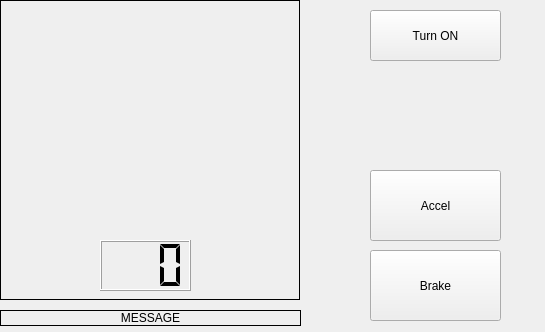
<?xml version="1.0" encoding="UTF-8"?>
<ui version="4.0">
 <class>Form</class>
 <widget class="QWidget" name="Form">
  <property name="geometry">
   <rect>
    <x>0</x>
    <y>0</y>
    <width>545</width>
    <height>332</height>
   </rect>
  </property>
  <property name="windowTitle">
   <string>Form</string>
  </property>
  <widget class="QPushButton" name="system">
   <property name="geometry">
    <rect>
     <x>370</x>
     <y>10</y>
     <width>131</width>
     <height>51</height>
    </rect>
   </property>
   <property name="text">
    <string>Turn ON</string>
   </property>
   <property name="checkable">
    <bool>true</bool>
   </property>
   <property name="checked">
    <bool>false</bool>
   </property>
  </widget>
  <widget class="QPushButton" name="accel">
   <property name="geometry">
    <rect>
     <x>370</x>
     <y>170</y>
     <width>131</width>
     <height>71</height>
    </rect>
   </property>
   <property name="text">
    <string>Accel</string>
   </property>
  </widget>
  <widget class="QPushButton" name="brake">
   <property name="geometry">
    <rect>
     <x>370</x>
     <y>250</y>
     <width>131</width>
     <height>71</height>
    </rect>
   </property>
   <property name="text">
    <string>Brake</string>
   </property>
  </widget>
  <widget class="QLabel" name="draw">
   <property name="geometry">
    <rect>
     <x>0</x>
     <y>0</y>
     <width>300</width>
     <height>300</height>
    </rect>
   </property>
   <property name="autoFillBackground">
    <bool>false</bool>
   </property>
   <property name="frameShape">
    <enum>QFrame::Box</enum>
   </property>
   <property name="text">
    <string/>
   </property>
  </widget>
  <widget class="QLabel" name="msg">
   <property name="geometry">
    <rect>
     <x>0</x>
     <y>310</y>
     <width>301</width>
     <height>16</height>
    </rect>
   </property>
   <property name="frameShape">
    <enum>QFrame::Box</enum>
   </property>
   <property name="text">
    <string>MESSAGE</string>
   </property>
   <property name="alignment">
    <set>Qt::AlignCenter</set>
   </property>
  </widget>
  <widget class="QLCDNumber" name="lcdNumber">
   <property name="geometry">
    <rect>
     <x>100</x>
     <y>240</y>
     <width>91</width>
     <height>51</height>
    </rect>
   </property>
   <property name="autoFillBackground">
    <bool>true</bool>
   </property>
   <property name="digitCount">
    <number>3</number>
   </property>
   <property name="segmentStyle">
    <enum>QLCDNumber::Flat</enum>
   </property>
  </widget>
 </widget>
 <resources/>
 <connections/>
</ui>
